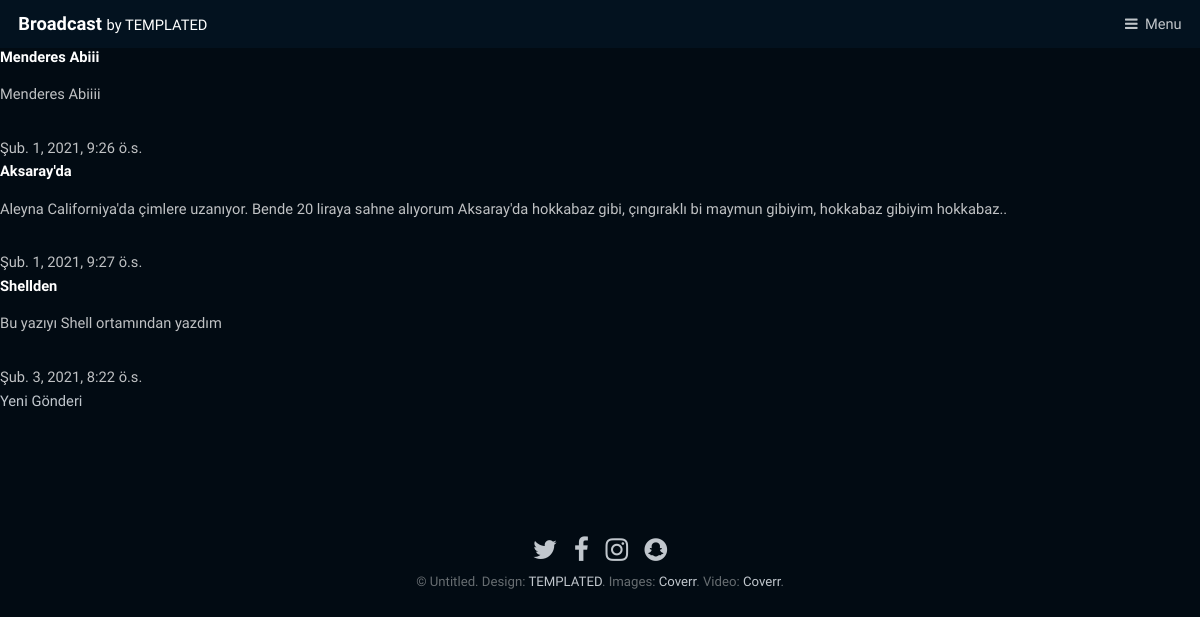
/blog/, run on an earlier commit of the app's database.
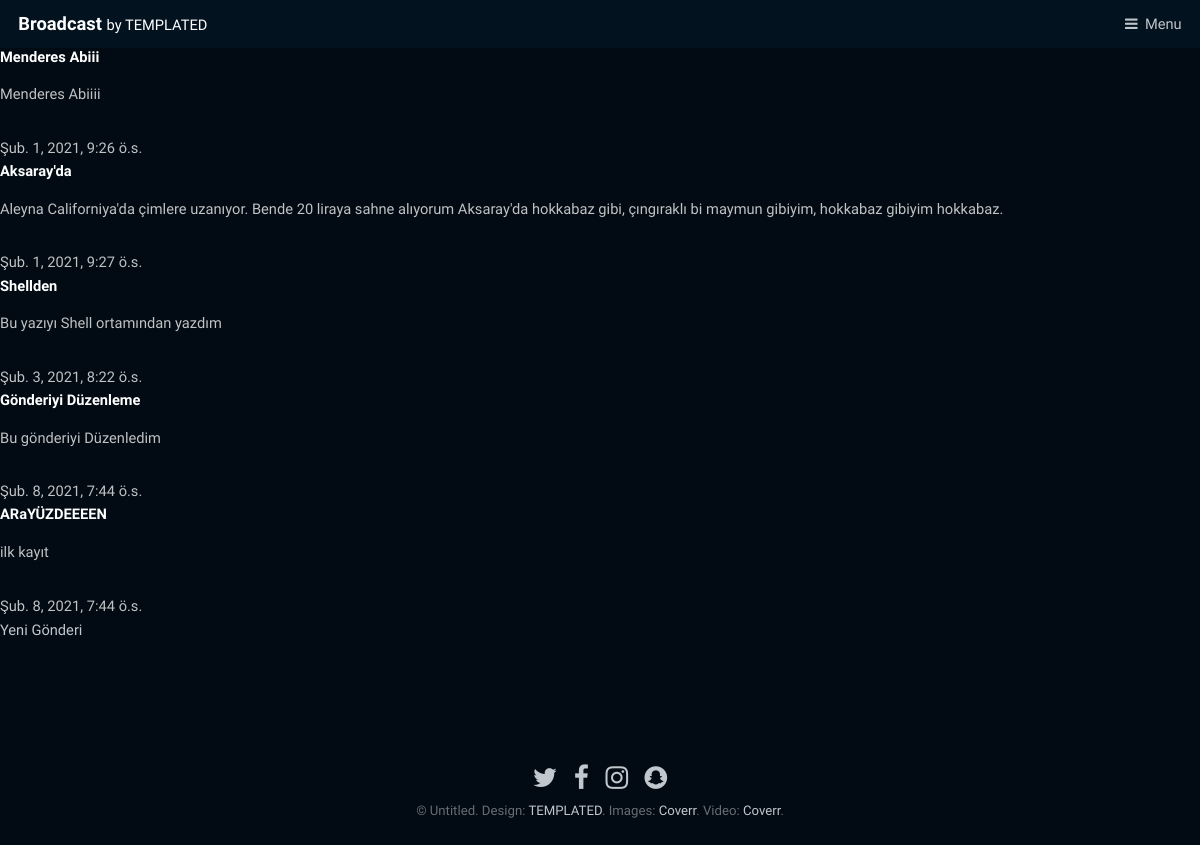
And on a later commit of the database.
### blog/models.py (models this page shows, shortened)
class GonderiModel(models.Model):
    class Meta:
        verbose_name="Gönderi"
        verbose_name_plural = "Gönderiler"
    SECENEKLER = [("1","Korku"),("2","Komedi"),("3","Günlük")]
    tur = models.CharField(max_length=8,choices=SECENEKLER,default="1")
    baslik = models.CharField(verbose_name="Başlık",max_length=200)
    yazi = models.TextField(verbose_name="Yazı")
    kayitzaman = models.DateTimeField(verbose_name="Kayıt Tarih Saat",default=timezone.now)
    yayimzaman = models.DateTimeField(verbose_name="Yayın Zaman Tarih Saat",null=True,blank=True)

### blog/views.py (the view)
# urls.py: path('',views.gonderilistele,name="gonderilistele"), # /blog/
def gonderilistele(request): # => Function Based View
    gonderiler = GonderiModel.objects.all() # verilerin alınması
    return render(request,"blog/listele.html",{"gonderis":gonderiler})

### templates/blog/listele.html
{% extends '../generic.html' %}
{% block icerik %}
{% for gonderi in gonderis %}
<a href="{% url 'gonderidetay' pk=gonderi.pk %}">
<h1>{{gonderi.baslik}}</h1>
</a>
<p>{{gonderi.yazi}}</p>
{{gonderi.kayitzaman}}
{% endfor %}<br>
<a href="{% url 'yenigonderi' %}">Yeni Gönderi</a>
{% endblock %}

### templates/generic.html (shortened to what this page needs)
{% load static %}
<!DOCTYPE HTML>
<html>
	<head>
		<link rel="stylesheet" href="{% static  'assets/css/main.css' %}" />
	</head>
	<body class="subpage">
			<header id="header">
				<h1><a href="#">Broadcast <span>by TEMPLATED</span></a></h1>
				<a href="#menu">Menu</a>
			</header>
			<div id="main">
			{% block icerik %}
			{% endblock %}
			</div>
			<footer id="footer">
				<div class="copyright">
					<ul class="icons">
						<li><a href="#" class="icon fa-twitter"><span class="label">Twitter</span></a></li>
						<li><a href="#" class="icon fa-facebook"><span class="label">Facebook</span></a></li>
						<li><a href="#" class="icon fa-instagram"><span class="label">Instagram</span></a></li>
						<li><a href="#" class="icon fa-snapchat"><span class="label">Snapchat</span></a></li>
					</ul>
					&copy; Untitled. Design: <a href="https://templated.co">TEMPLATED</a>. Images: <a href="https://unsplash.com">Coverr</a>. Video: <a href="https://coverr.co">Coverr</a>.
				</div>
			</footer>
	</body>
</html>

### static/assets/css/main.css (style rules this page uses)
html, body, div, span, applet, object, iframe, h1, h2, h3, h4, h5, h6, p, blockquote, pre, a, abbr, acronym, address, big, cite, code, del, dfn, em, img, ins, kbd, q, s, samp, small, strike, strong, sub, sup, tt, var, b, u, i, center, dl, dt, dd, ol, ul, li, fieldset, form, label, legend, table, caption, tbody, tfoot, thead, tr, th, td, article, aside, canvas, details, embed, figure, figcaption, footer, header, hgroup, menu, nav, output, ruby, section, summary, time, mark, audio, video { margin: 0; padding: 0; border: 0; font-size: 100%; font: inherit; vertical-align: baseline; }
article, aside, details, figcaption, figure, footer, header, hgroup, menu, nav, section { display: block; }
body { line-height: 1; }
ol, ul { list-style: none; }
body { -webkit-text-size-adjust: none; }
*, *:before, *:after { -moz-box-sizing: border-box; -webkit-box-sizing: border-box; box-sizing: border-box; }
body { -ms-overflow-style: scrollbar; }
body { background: #020B13; }
body { background-color: #020B13; color: #c0c2c4; }
body, input, select, textarea { font-family: "Signika", sans-serif; font-size: 13pt; font-weight: 300; line-height: 1.65; }
@media screen and (max-width: 1680px) { body, input, select, textarea { font-size: 11pt; } }
@media screen and (max-width: 1280px) { body, input, select, textarea { font-size: 11pt; } }
a { -moz-transition: color 0.2s ease-in-out; -webkit-transition: color 0.2s ease-in-out; -ms-transition: color 0.2s ease-in-out; transition: color 0.2s ease-in-out; text-decoration: none; }
p { margin: 0 0 2em 0; }
h1, h2, h3, h4, h5, h6 { font-weight: 700; line-height: 1.5; margin: 0 0 1em 0; }
h1 a, h2 a, h3 a, h4 a, h5 a, h6 a { color: inherit; text-decoration: none; }
a { color: #c1c7cd; }
h1, h2, h3, h4, h5, h6 { color: #ffffff; }
.icon { text-decoration: none; border-bottom: none; position: relative; }
.icon:before { -moz-osx-font-smoothing: grayscale; -webkit-font-smoothing: antialiased; font-family: FontAwesome; font-style: normal; font-weight: normal; text-transform: none !important; }
ul { list-style: disc; margin: 0 0 2em 0; padding-left: 1em; }
ul li { padding-left: 0.5em; }
ul.icons { cursor: default; list-style: none; padding-left: 0; }
ul.icons li { display: inline-block; padding: 0 1em 0 0; }
ul.icons li:last-child { padding-right: 0; }
ul.icons li .icon:before { font-size: 2em; }
body.subpage { padding-top: 3.125em; }
#header { background: rgba(4, 22, 37, 0.75); color: #c0c5c9; cursor: default; height: 3.25em; left: 0; line-height: 3.25em; position: fixed; text-align: right; top: 0; width: 100%; z-index: 10001; }
#header > h1 { color: #ffffff; display: inline-block; height: inherit; left: 1.25em; line-height: inherit; margin: 0; padding: 0; position: absolute; top: 0; }
#header > h1 a { font-size: 1.25em; }
#header > h1 span { font-weight: 300; font-size: .8em; }
#header > a { -moz-transition: color 0.2s ease-in-out; -webkit-transition: color 0.2s ease-in-out; -ms-transition: color 0.2s ease-in-out; transition: color 0.2s ease-in-out; display: inline-block; padding: 0 0.75em; color: inherit; text-decoration: none; }
#header > a[href="#menu"] { text-decoration: none; -webkit-tap-highlight-color: transparent; }
#header > a[href="#menu"]:before { content: ""; -moz-osx-font-smoothing: grayscale; -webkit-font-smoothing: antialiased; font-family: FontAwesome; font-style: normal; font-weight: normal; text-transform: none !important; }
#header > a[href="#menu"]:before { margin: 0 0.5em 0 0; }
#header > a:last-child { padding-right: 1.25em; }
#footer { padding: 6em 0 4em 0; }
#footer .copyright { color: #676d71; font-size: 0.9em; margin: 0 0 2em 0; padding: 0; text-align: center; }
#footer .copyright .icons { margin: 2em 0 0 0; }

What changed in the data, as far as the page shows it:
changed GonderiModel "Aksaray'da": yazi "Aleyna Californiya'da çimlere uzanıyor. Bende 20 liraya sahne alıyorum Aksaray'da hokkabaz gibi, çıngıraklı bi maymun gibiyim, hokkabaz gibiyim hokkabaz.." → "Aleyna Californiya'da çimlere uzanıyor. Bende 20 liraya sahne alıyorum Aksaray'da hokkabaz gibi, çıngıraklı bi maymun gibiyim, hokkabaz gibiyim hokkabaz."
added GonderiModel: baslik "Gönderiyi Düzenleme", yazi "Bu gönderiyi Düzenledim", kayitzaman "Şub. 8, 2021, 7:44 ö.s."
added GonderiModel: baslik "ARaYÜZDEEEEN", yazi "ilk kayıt", kayitzaman "Şub. 8, 2021, 7:44 ö.s."
